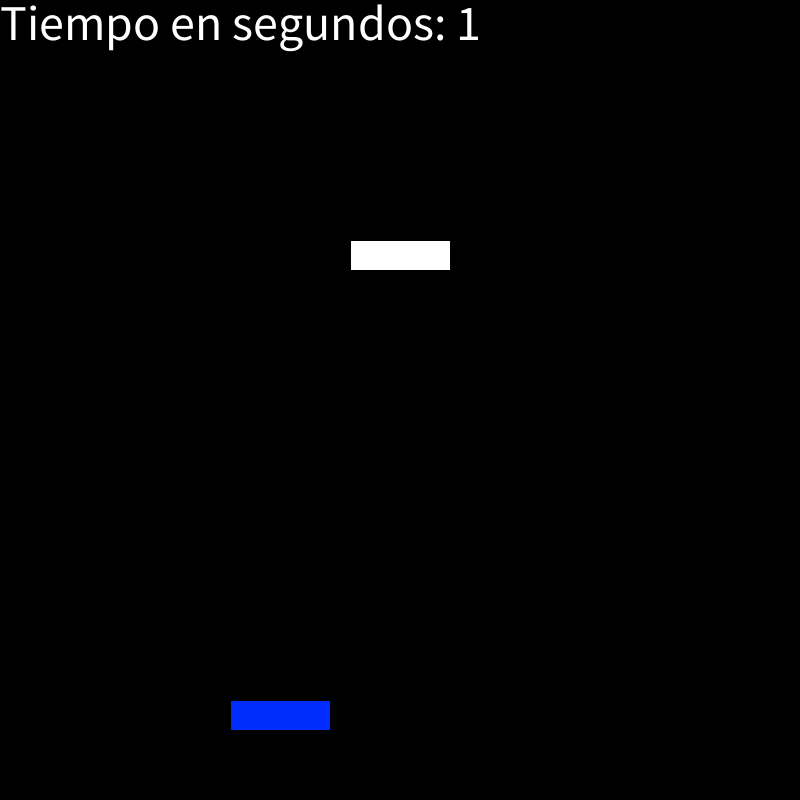
Frame 1 (no input)
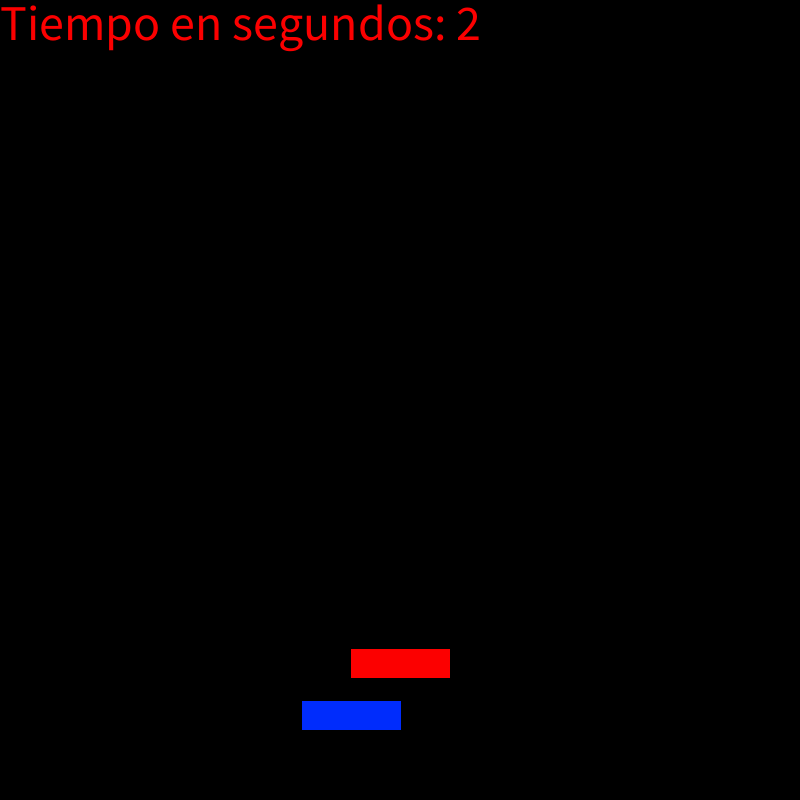
Frame 60 (the mouse pressed at the canvas centre just before this capture)
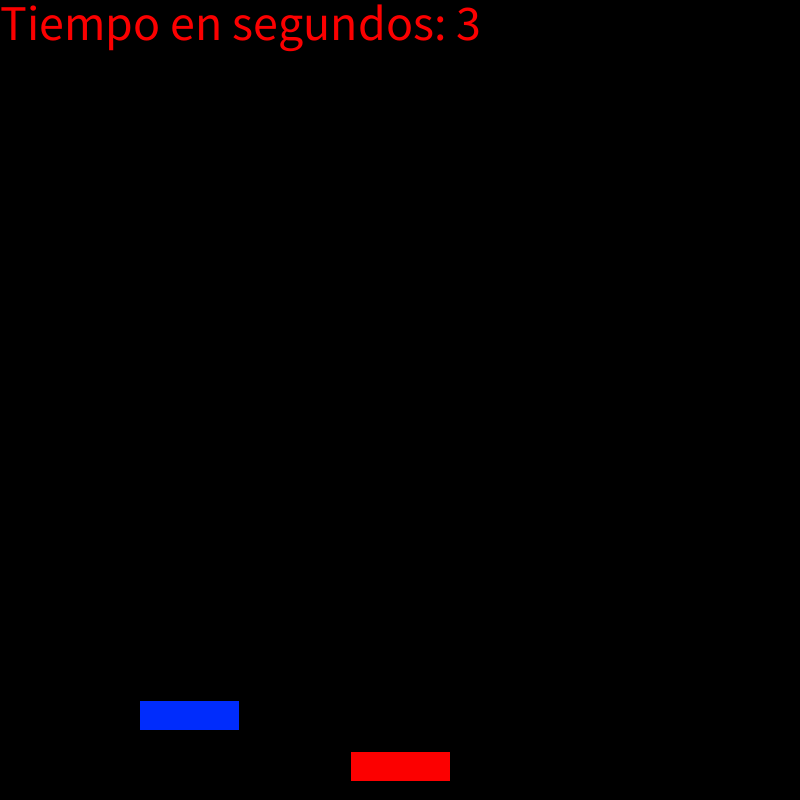
Frame 120 (the mouse held since frame 60 and released just before this capture)

The Processing sketch that drew these frames (run headless with seeded random() and noise(); from frame 60 on, the mouse is pressed at the canvas centre):

// Processing sketch: PlataformaMovimiento
// ── PlataformaMovimiento.pde
Plataforma plataforma, plataforma2;
void setup() {
  size(800, 800);
  plataforma = new Plataforma(new PVector(width/2-50, height/2 - 160), 1, 200);//Ubicacion de la plataforma, velocidad y amplitud
  plataforma2 = new Plataforma(new PVector(width/2-170, 700), 1, 200);//Ubicacion de la plataforma, velocidad y amplitud
  frameRate(60);
}
void draw() {
  background(0);//fondo negro
  textSize(50);//Tamanio del texto
  text("Tiempo en segundos: " + millis()/1000, 0, 40);//Mostrar por pantalla los segundos transcurrido

  /*Primera plataforma*/
  plataforma.dibujar();//Dibujar al cuadro
  plataforma.movimientoSino();//Movimiento del cuadro por la funcion sin()

  /*Segunda plataforma*/
  plataforma2.dibujar();//Dibujo de la plataforma
  plataforma2.movimientoCosino();//Movimiento de la plataforma por la funcion cos()
}

// ── DeltaTime.pde
//Lo definimos estaticos para hacer su uso global en todo el codigo y evitar multiples instancias de ella
static class DeltaTime {
  //Va a recibir los frames que se ejecutan al momento mediante el parametro y de tipo float
  static float getDeltaTime(float frames) {
    float deltaTime = 1.0 / frames;//Calculamos el deltaTime
    return deltaTime;//Retornamos el resultado del deltaTime
  }
}

// ── Plataforma.pde
class Plataforma {

  /*Atributo*/
  private PVector pos;
  private float velocidad;
  private float amplitud;

  /*Constructor parametrizado*/
  public Plataforma(PVector pos, float velocidad, float amplitud) {
    this.pos = pos;
    this.velocidad = velocidad;
    this.amplitud = amplitud;
  }

  /*Metodos*/
  public void dibujar() {
    rect(this.pos.x, this.pos.y, 100, 30);
  }

  public void movimientoSino() {
    fill(#002CFC);
    int segundos = millis()/1000;//Calcula los segundos
    this.pos.y += this.amplitud * (sin(segundos) * this.velocidad) * DeltaTime.getDeltaTime(frameRate);//Lo multiplicamos por la velocidad para aumentar su periodo, multiplicamos por la amplitud para la distancia
  }

  public void movimientoCosino() {
    fill(#FC0000);
    int segundos = millis()/1000;
    this.pos.x += this.amplitud * (cos(segundos) * this.velocidad) * DeltaTime.getDeltaTime(frameRate);
  }

  /*Metodos accesores*/
  public PVector getPos() {
    return this.pos;
  }
  public float getVelocidad() {
    return this.velocidad;
  }
  public float getAmplitud() {
    return this.amplitud;
  }
}
